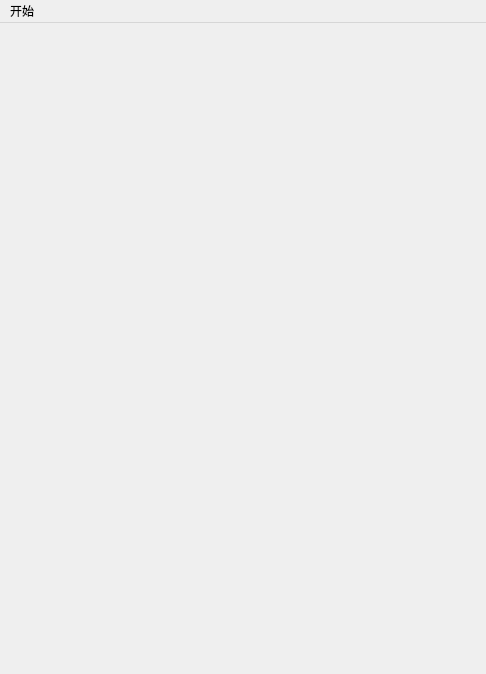
<?xml version="1.0" encoding="UTF-8"?>
<ui version="4.0">
 <class>MainWindow</class>
 <widget class="QMainWindow" name="MainWindow">
  <property name="geometry">
   <rect>
    <x>0</x>
    <y>0</y>
    <width>486</width>
    <height>674</height>
   </rect>
  </property>
  <property name="windowTitle">
   <string>MainWindow</string>
  </property>
  <widget class="QWidget" name="centralwidget"/>
  <widget class="QMenuBar" name="menuBar">
   <property name="geometry">
    <rect>
     <x>0</x>
     <y>0</y>
     <width>486</width>
     <height>25</height>
    </rect>
   </property>
   <widget class="QMenu" name="menu">
    <property name="title">
     <string>开始</string>
    </property>
    <addaction name="actionquit"/>
   </widget>
   <addaction name="menu"/>
  </widget>
  <action name="actionquit">
   <property name="text">
    <string>退出</string>
   </property>
   <property name="iconText">
    <string>退出</string>
   </property>
  </action>
 </widget>
 <resources/>
 <connections/>
</ui>
